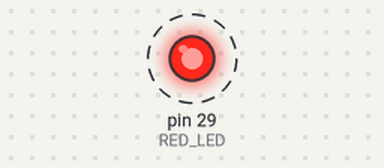
A sketch run on a simulated Arduino Mega 2560, built with avr-gcc and run on an emulated ATmega2560. On the bench: output pins drawn as LEDs (lit = HIGH). Dashed ring = blinking.

Above: at 0.5 s.
Timing chart, 0 to 4.6 s (numbered marks = the images above):
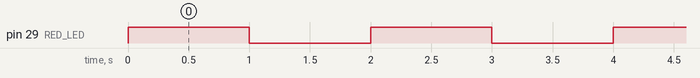

The sketch:

BlinkLED.ino
```cpp
// Define LED pin aliases for CC3200-LAUNCHXL
// From Hardware datasheet: http://www.ti.com/lit/ug/swru372b/swru372b.pdf
#define RED_LED 29
#define YELLOW_LED 9
#define GREEN_LED 10

// Setup runs once when'RESET' is pressed or when power is applied
void setup() {
  pinMode(RED_LED, OUTPUT); // Configure the red LED as a digital output
}

void loop() { // Loop repeats indefinitely
  digitalWrite(RED_LED, HIGH);   // Set the voltage level on the RED_LED pin to HIGH
  delay(1000);               // Wait for 1,000ms (approximately)
  digitalWrite(RED_LED, LOW); // Set the voltage level on the RED_LED pin to LOW
  delay(1000);               // Wait for 1,000ms (approximately)
}
```

Measured:
- by itself, pin 29 (RED_LED): alternates HIGH for 1.0 s and LOW for 1.0 s
